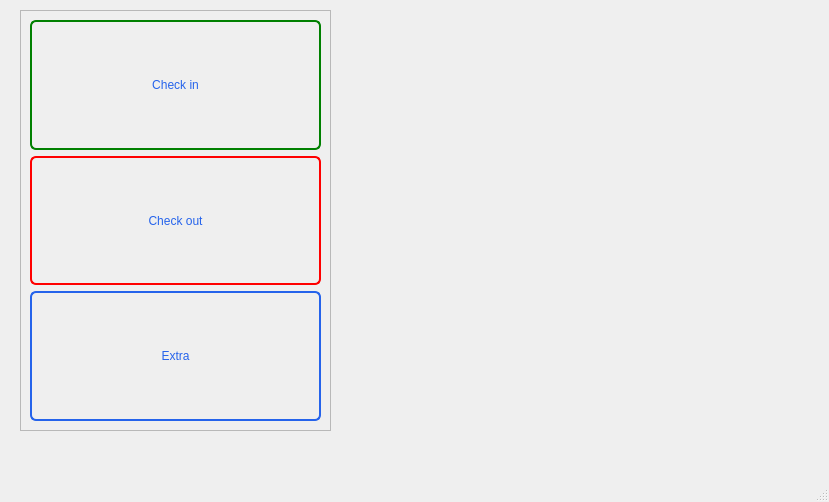
<?xml version="1.0" encoding="UTF-8"?>
<ui version="4.0">
 <class>MainWindow</class>
 <widget class="QMainWindow" name="MainWindow">
  <property name="geometry">
   <rect>
    <x>0</x>
    <y>0</y>
    <width>829</width>
    <height>502</height>
   </rect>
  </property>
  <property name="windowTitle">
   <string>MainWindow</string>
  </property>
  <widget class="QWidget" name="centralwidget">
   <widget class="QLabel" name="label">
    <property name="geometry">
     <rect>
      <x>370</x>
      <y>0</y>
      <width>431</width>
      <height>451</height>
     </rect>
    </property>
    <property name="sizePolicy">
     <sizepolicy hsizetype="Expanding" vsizetype="Expanding">
      <horstretch>0</horstretch>
      <verstretch>0</verstretch>
     </sizepolicy>
    </property>
    <property name="text">
     <string/>
    </property>
    <property name="pixmap">
     <pixmap resource="resource.qrc">:/images/building-66789_1280.jpg</pixmap>
    </property>
   </widget>
   <widget class="QFrame" name="frame">
    <property name="geometry">
     <rect>
      <x>20</x>
      <y>10</y>
      <width>311</width>
      <height>421</height>
     </rect>
    </property>
    <property name="frameShape">
     <enum>QFrame::Shape::StyledPanel</enum>
    </property>
    <property name="frameShadow">
     <enum>QFrame::Shadow::Raised</enum>
    </property>
    <layout class="QVBoxLayout" name="verticalLayout">
     <item>
      <widget class="QPushButton" name="pushButtonCheckin">
       <property name="sizePolicy">
        <sizepolicy hsizetype="Expanding" vsizetype="Expanding">
         <horstretch>0</horstretch>
         <verstretch>0</verstretch>
        </sizepolicy>
       </property>
       <property name="toolTip">
        <string/>
       </property>
       <property name="toolTipDuration">
        <number>-1</number>
       </property>
       <property name="styleSheet">
        <string notr="true">QPushButton {
    background-color: transparent;
    color: #2563EB;
    border: 2px solid green;
    border-radius: 6px;
    padding: 6px 14px;
}

QPushButton:hover {
    background-color: green;
    color: white;
}
</string>
       </property>
       <property name="text">
        <string>Check in</string>
       </property>
       <property name="autoDefault">
        <bool>false</bool>
       </property>
       <property name="flat">
        <bool>false</bool>
       </property>
      </widget>
     </item>
     <item>
      <widget class="QPushButton" name="pushButtonCheckout">
       <property name="sizePolicy">
        <sizepolicy hsizetype="Expanding" vsizetype="Expanding">
         <horstretch>0</horstretch>
         <verstretch>0</verstretch>
        </sizepolicy>
       </property>
       <property name="styleSheet">
        <string notr="true">QPushButton {
    background-color: transparent;
    color: #2563EB;
    border: 2px solid red;
    border-radius: 6px;
    padding: 6px 14px;
}

QPushButton:hover {
    background-color: red;
    color: white;
}
</string>
       </property>
       <property name="text">
        <string>Check out</string>
       </property>
      </widget>
     </item>
     <item>
      <widget class="QPushButton" name="pushButtonExtra">
       <property name="sizePolicy">
        <sizepolicy hsizetype="Minimum" vsizetype="Expanding">
         <horstretch>0</horstretch>
         <verstretch>0</verstretch>
        </sizepolicy>
       </property>
       <property name="styleSheet">
        <string notr="true">QPushButton {
    background-color: transparent;
    color: #2563EB;
    border: 2px solid #2563EB;
    border-radius: 6px;
    padding: 6px 14px;
}

QPushButton:hover {
    background-color: #2563EB;
    color: white;
}
</string>
       </property>
       <property name="text">
        <string>Extra</string>
       </property>
      </widget>
     </item>
    </layout>
   </widget>
  </widget>
  <widget class="QMenuBar" name="menubar">
   <property name="geometry">
    <rect>
     <x>0</x>
     <y>0</y>
     <width>829</width>
     <height>23</height>
    </rect>
   </property>
  </widget>
  <widget class="QStatusBar" name="statusbar"/>
 </widget>
 <resources>
  <include location="resource.qrc"/>
 </resources>
 <connections/>
</ui>
